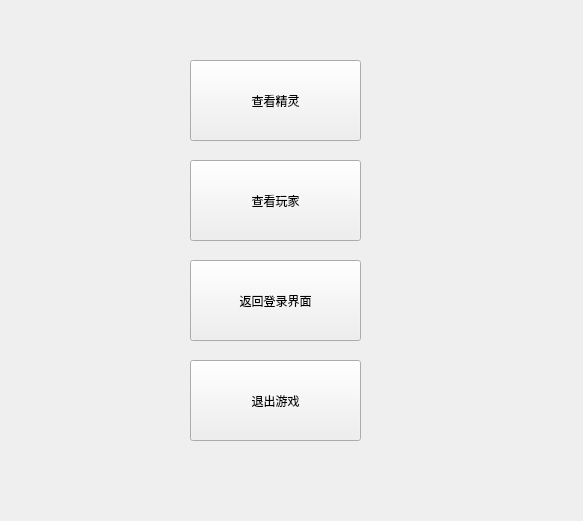
<?xml version="1.0" encoding="UTF-8"?>
<ui version="4.0">
 <class>Form</class>
 <widget class="QWidget" name="Form">
  <property name="geometry">
   <rect>
    <x>0</x>
    <y>0</y>
    <width>583</width>
    <height>521</height>
   </rect>
  </property>
  <property name="windowTitle">
   <string>Form</string>
  </property>
  <widget class="QPushButton" name="ui2_allPlayers">
   <property name="geometry">
    <rect>
     <x>190</x>
     <y>160</y>
     <width>171</width>
     <height>81</height>
    </rect>
   </property>
   <property name="text">
    <string>查看玩家</string>
   </property>
  </widget>
  <widget class="QPushButton" name="ui2_myPokemon">
   <property name="geometry">
    <rect>
     <x>190</x>
     <y>60</y>
     <width>171</width>
     <height>81</height>
    </rect>
   </property>
   <property name="text">
    <string>查看精灵</string>
   </property>
  </widget>
  <widget class="QPushButton" name="ui2_saveAndQuit">
   <property name="geometry">
    <rect>
     <x>190</x>
     <y>360</y>
     <width>171</width>
     <height>81</height>
    </rect>
   </property>
   <property name="text">
    <string>退出游戏</string>
   </property>
  </widget>
  <widget class="QPushButton" name="ui2_returnSignIn">
   <property name="geometry">
    <rect>
     <x>190</x>
     <y>260</y>
     <width>171</width>
     <height>81</height>
    </rect>
   </property>
   <property name="text">
    <string>返回登录界面</string>
   </property>
  </widget>
 </widget>
 <resources/>
 <connections/>
</ui>
